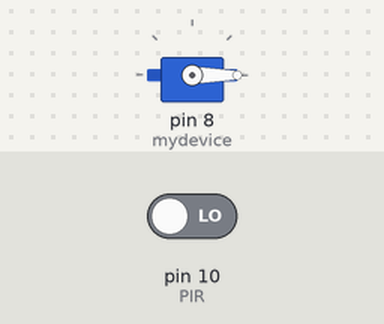
This sketch was run on a simulated Arduino Uno, built with avr-gcc and run on an emulated ATmega328P. Parts: servo. Inputs (shaded band) come from the test bench; at power-on: pin 10 (PIR) LOW.

Above: at 2.8 s.
2.9 s: pin 10 (PIR) driven HIGH
At 3.6 s:
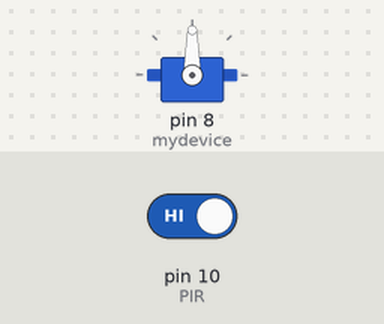
4.5 s: pin 10 (PIR) driven LOW
At 6.3 s:
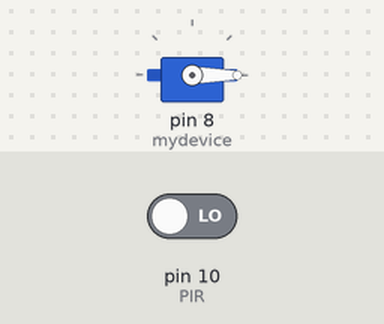
Timing chart, 0 to 7.8 s (numbered marks = the images above; inputs shaded):
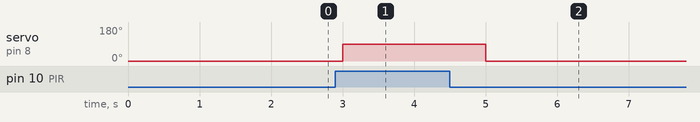

The sketch:

servo_and_pir.ino
```cpp
#include <Servo.h>


Servo mydevice;
int ReadValue;
int PIR=10;

void setup() {
  mydevice.attach(8);
  pinMode(PIR,INPUT);


}

void loop() {
ReadValue=digitalRead(PIR);
if (ReadValue ==HIGH) {
    mydevice.write(90);
    delay(1000);
  }
else{
  mydevice.write(0);
  delay(1000);
}
}
```

Measured:
- after the input at 2.9 s, servo on pin 8 (mydevice): 0° → 90° after 0.10 s
- after the input at 4.5 s, servo on pin 8 (mydevice): 90° → 0° after 0.50 s
